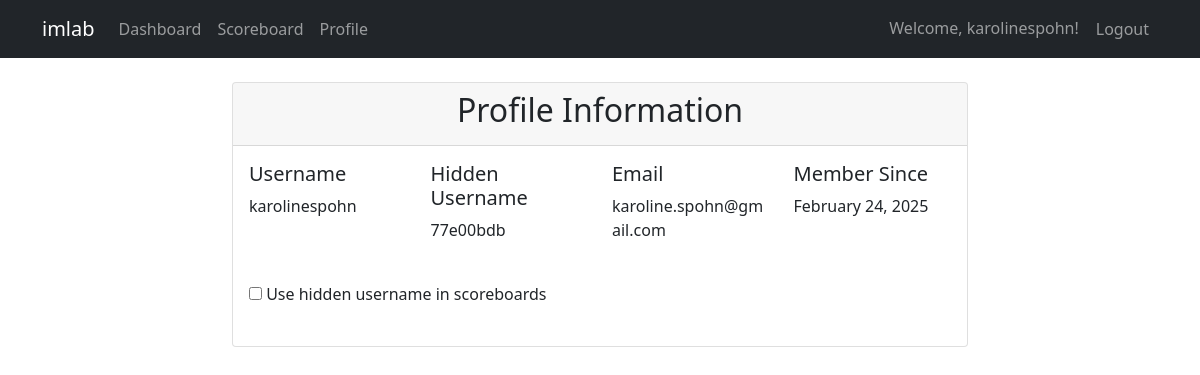
/profile/ (signed in), run on the app's committed database.
### miga/models.py (models this page shows, shortened)
class User(AbstractUser):
    hidden_username = models.CharField(max_length=50, unique=True)
    use_hidden_username = models.BooleanField(default=False)
    total_score = models.IntegerField(default=0)
    joined_date = models.DateTimeField(default=timezone.now)
    assignments_completed = models.IntegerField(default=0)
    class Meta:
        ordering = ['-total_score']

### miga/views.py (the view)
# urls.py: path('profile/', views.profile, name='profile'),
@login_required
def profile(request):
    if request.method == 'POST':
        use_hidden_username = request.POST.get('use_hidden_username') == 'on'
        request.user.use_hidden_username = use_hidden_username
        request.user.save()
    return render(request, 'miga/profile.html', {
        'user': request.user,
    })

### miga/templates/miga/profile.html (shortened to what this page needs)
{% extends 'miga/base.html' %}
{% block content %}
<div class="row justify-content-center">
    <div class="col-md-8">
        <div class="card">
            <div class="card-header">
                <h2 class="text-center">Profile Information</h2>
            </div>
            <div class="card-body">
                <div class="row mb-4">
                    <div class="col-md-3">
                        <h5>Username</h5>
                        <p>{{ user.username }}</p>
                    </div>
                    <div class="col-md-3">
                        <h5>Hidden Username</h5>
                        <p>{{ user.hidden_username }}</p>
                    </div>
                    <div class="col-md-3">
                        <h5>Email</h5>
                        <p>{{ user.email }}</p>
                    </div>
                    <div class="col-md-3">
                        <h5>Member Since</h5>
                        <p>{{ user.joined_date|date:"F j, Y" }}</p>
                    </div>
                </div>
                <div class="row mb-4">
                    <div class="col-md-12">
                        <form method="post" class="form-inline justify-content-center" id="hiddenUsernameForm">
                            <div class="custom-control custom-switch">
                                <input type="checkbox" class="custom-control-input" id="useHiddenUsername" name="use_hidden_username"
                                       onchange="this.form.submit()">
                                <label class="custom-control-label" for="useHiddenUsername">Use hidden username in scoreboards</label>
                            </div>
                        </form>
                    </div>
                </div>
            </div>
        </div>
    </div>
</div>
{% endblock %}

### miga/templates/miga/base.html (shortened to what this page needs)
<!DOCTYPE html>
<html lang="en">
<head>
    <link href="https://cdn.jsdelivr.net/npm/bootstrap@5.1.3/dist/css/bootstrap.min.css" rel="stylesheet">
</head>
<body>
<nav class="navbar navbar-expand-lg navbar-dark bg-dark">
    <div class="container">
        <a class="navbar-brand" href="{% url 'dashboard' %}">imlab</a>
        <div class="collapse navbar-collapse" id="navbarNav">
            <ul class="navbar-nav me-auto">
                {% if user.is_authenticated %}
                    <li class="nav-item">
                        <a class="nav-link" href="{% url 'dashboard' %}">Dashboard</a>
                    </li>
                    <li class="nav-item">
                        <a class="nav-link" href="{% url 'scoreboard' %}">Scoreboard</a>
                    </li>
                    <li class="nav-item">
                        <a class="nav-link" href="{% url 'profile' %}">Profile</a>
                    </li>
                {% endif %}
            </ul>
            <ul class="navbar-nav">
                {% if user.is_authenticated %}
                    <li class="nav-item">
                        <span class="nav-link">Welcome, {{ user.username }}!</span>
                    </li>
                    <form method="post" action="{% url 'logout' %}" class="nav-item">
                        <button type="submit" class="nav-link btn btn-link">Logout</button>
                    </form>
                {% else %}
                    <li class="nav-item">
                        <a class="nav-link" href="{% url 'login' %}">Login</a>
                    </li>
                {% endif %}
            </ul>
        </div>
    </div>
</nav>
<div class="container mt-4">
    {% block content %}
    {% endblock %}
</div>
</body>
</html>

### data on the page
User: username "karolinespohn", hidden_username "77e00bdb", email "karoline.spohn@gmail.com", joined_date "February 24, 2025"
